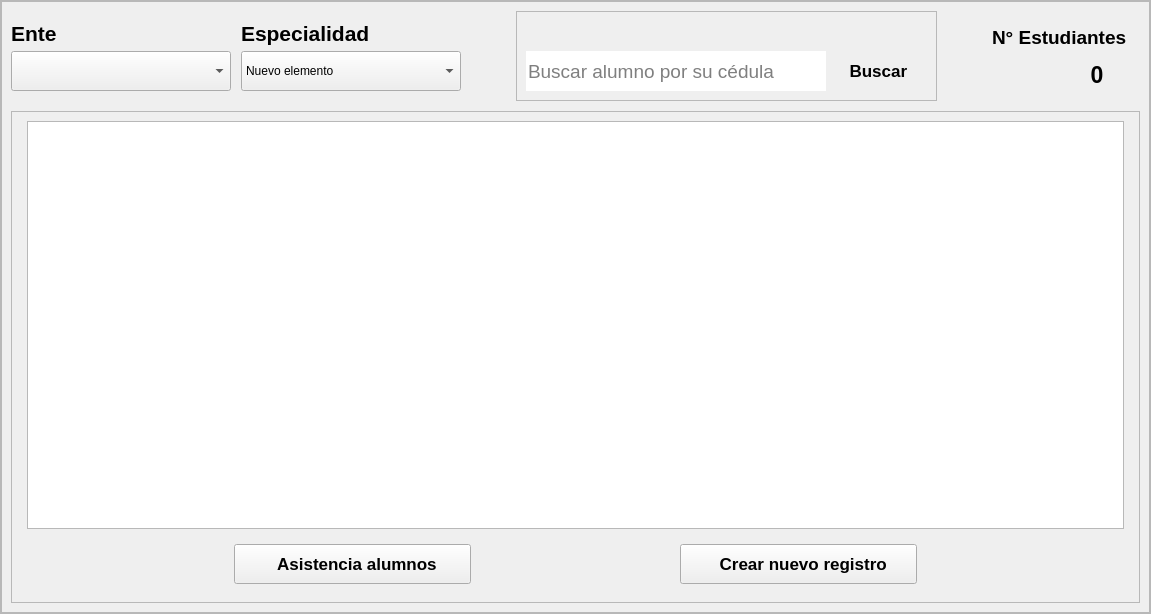
<?xml version="1.0" encoding="UTF-8"?>
<ui version="4.0">
 <class>VistaGeneralDeAlumnos</class>
 <widget class="QWidget" name="VistaGeneralDeAlumnos">
  <property name="geometry">
   <rect>
    <x>0</x>
    <y>0</y>
    <width>1151</width>
    <height>614</height>
   </rect>
  </property>
  <property name="windowTitle">
   <string>Form</string>
  </property>
  <property name="styleSheet">
   <string notr="true"/>
  </property>
  <layout class="QVBoxLayout" name="verticalLayout_3">
   <property name="spacing">
    <number>0</number>
   </property>
   <property name="leftMargin">
    <number>0</number>
   </property>
   <property name="topMargin">
    <number>0</number>
   </property>
   <property name="rightMargin">
    <number>0</number>
   </property>
   <property name="bottomMargin">
    <number>0</number>
   </property>
   <item>
    <widget class="QScrollArea" name="area_de_scroll">
     <property name="widgetResizable">
      <bool>true</bool>
     </property>
     <widget class="QWidget" name="scrollAreaWidgetContents">
      <property name="geometry">
       <rect>
        <x>0</x>
        <y>0</y>
        <width>1149</width>
        <height>612</height>
       </rect>
      </property>
      <layout class="QVBoxLayout" name="verticalLayout_5">
       <property name="spacing">
        <number>0</number>
       </property>
       <property name="leftMargin">
        <number>0</number>
       </property>
       <property name="topMargin">
        <number>0</number>
       </property>
       <property name="rightMargin">
        <number>0</number>
       </property>
       <property name="bottomMargin">
        <number>0</number>
       </property>
       <item>
        <widget class="QFrame" name="espacio_principal">
         <property name="styleSheet">
          <string notr="true"/>
         </property>
         <property name="frameShape">
          <enum>QFrame::StyledPanel</enum>
         </property>
         <property name="frameShadow">
          <enum>QFrame::Raised</enum>
         </property>
         <property name="tipo" stdset="0">
          <string>espacio_principal</string>
         </property>
         <layout class="QVBoxLayout" name="verticalLayout_4">
          <property name="spacing">
           <number>10</number>
          </property>
          <item>
           <widget class="QFrame" name="espacio_superior">
            <property name="maximumSize">
             <size>
              <width>16777215</width>
              <height>100</height>
             </size>
            </property>
            <property name="styleSheet">
             <string notr="true"/>
            </property>
            <property name="tipo" stdset="0">
             <string>espacio_form</string>
            </property>
            <layout class="QHBoxLayout" name="horizontalLayout">
             <property name="spacing">
              <number>0</number>
             </property>
             <property name="leftMargin">
              <number>0</number>
             </property>
             <property name="topMargin">
              <number>0</number>
             </property>
             <property name="rightMargin">
              <number>0</number>
             </property>
             <property name="bottomMargin">
              <number>0</number>
             </property>
             <item>
              <widget class="QFrame" name="espacio_para_las_opciones">
               <property name="sizePolicy">
                <sizepolicy hsizetype="Fixed" vsizetype="Fixed">
                 <horstretch>0</horstretch>
                 <verstretch>0</verstretch>
                </sizepolicy>
               </property>
               <property name="minimumSize">
                <size>
                 <width>461</width>
                 <height>90</height>
                </size>
               </property>
               <property name="maximumSize">
                <size>
                 <width>461</width>
                 <height>90</height>
                </size>
               </property>
               <property name="sizeIncrement">
                <size>
                 <width>0</width>
                 <height>0</height>
                </size>
               </property>
               <property name="styleSheet">
                <string notr="true"/>
               </property>
               <property name="frameShadow">
                <enum>QFrame::Plain</enum>
               </property>
               <widget class="QLabel" name="titulo_de_boton_de_opciones">
                <property name="geometry">
                 <rect>
                  <x>230</x>
                  <y>10</y>
                  <width>257</width>
                  <height>24</height>
                 </rect>
                </property>
                <property name="sizePolicy">
                 <sizepolicy hsizetype="Preferred" vsizetype="Preferred">
                  <horstretch>0</horstretch>
                  <verstretch>30</verstretch>
                 </sizepolicy>
                </property>
                <property name="minimumSize">
                 <size>
                  <width>0</width>
                  <height>0</height>
                 </size>
                </property>
                <property name="maximumSize">
                 <size>
                  <width>500</width>
                  <height>16777215</height>
                 </size>
                </property>
                <property name="font">
                 <font>
                  <family>Arial</family>
                  <pointsize>16</pointsize>
                  <weight>75</weight>
                  <bold>true</bold>
                 </font>
                </property>
                <property name="styleSheet">
                 <string notr="true"/>
                </property>
                <property name="text">
                 <string>Especialidad</string>
                </property>
                <property name="tipo" stdset="0">
                 <string>titulo_qlineedit</string>
                </property>
               </widget>
               <widget class="QComboBox" name="boton_especialidades">
                <property name="geometry">
                 <rect>
                  <x>230</x>
                  <y>40</y>
                  <width>220</width>
                  <height>40</height>
                 </rect>
                </property>
                <property name="sizePolicy">
                 <sizepolicy hsizetype="Fixed" vsizetype="Fixed">
                  <horstretch>0</horstretch>
                  <verstretch>0</verstretch>
                 </sizepolicy>
                </property>
                <property name="minimumSize">
                 <size>
                  <width>220</width>
                  <height>40</height>
                 </size>
                </property>
                <property name="maximumSize">
                 <size>
                  <width>200</width>
                  <height>16777215</height>
                 </size>
                </property>
                <property name="styleSheet">
                 <string notr="true"/>
                </property>
                <property name="editable">
                 <bool>false</bool>
                </property>
                <property name="currentText">
                 <string>Nuevo elemento</string>
                </property>
                <property name="currentIndex">
                 <number>0</number>
                </property>
                <property name="insertPolicy">
                 <enum>QComboBox::NoInsert</enum>
                </property>
                <property name="iconSize">
                 <size>
                  <width>40</width>
                  <height>40</height>
                 </size>
                </property>
                <property name="placeholderText">
                 <string/>
                </property>
                <item>
                 <property name="text">
                  <string>Nuevo elemento</string>
                 </property>
                </item>
                <item>
                 <property name="text">
                  <string>Nuevo elemento</string>
                 </property>
                </item>
                <item>
                 <property name="text">
                  <string>Nuevo elemento</string>
                 </property>
                </item>
                <item>
                 <property name="text">
                  <string>Nuevo elemento</string>
                 </property>
                </item>
               </widget>
               <widget class="QComboBox" name="boton_entidades">
                <property name="geometry">
                 <rect>
                  <x>0</x>
                  <y>40</y>
                  <width>220</width>
                  <height>40</height>
                 </rect>
                </property>
                <property name="sizePolicy">
                 <sizepolicy hsizetype="Fixed" vsizetype="Fixed">
                  <horstretch>0</horstretch>
                  <verstretch>0</verstretch>
                 </sizepolicy>
                </property>
                <property name="minimumSize">
                 <size>
                  <width>220</width>
                  <height>40</height>
                 </size>
                </property>
                <property name="maximumSize">
                 <size>
                  <width>200</width>
                  <height>16777215</height>
                 </size>
                </property>
                <property name="styleSheet">
                 <string notr="true"/>
                </property>
                <property name="editable">
                 <bool>false</bool>
                </property>
                <property name="currentText">
                 <string/>
                </property>
                <property name="currentIndex">
                 <number>-1</number>
                </property>
                <property name="insertPolicy">
                 <enum>QComboBox::NoInsert</enum>
                </property>
                <property name="iconSize">
                 <size>
                  <width>40</width>
                  <height>40</height>
                 </size>
                </property>
                <property name="placeholderText">
                 <string/>
                </property>
               </widget>
               <widget class="QLabel" name="titulo_de_boton_de_opciones_2">
                <property name="geometry">
                 <rect>
                  <x>0</x>
                  <y>10</y>
                  <width>51</width>
                  <height>24</height>
                 </rect>
                </property>
                <property name="sizePolicy">
                 <sizepolicy hsizetype="Preferred" vsizetype="Preferred">
                  <horstretch>0</horstretch>
                  <verstretch>30</verstretch>
                 </sizepolicy>
                </property>
                <property name="minimumSize">
                 <size>
                  <width>0</width>
                  <height>0</height>
                 </size>
                </property>
                <property name="maximumSize">
                 <size>
                  <width>500</width>
                  <height>16777215</height>
                 </size>
                </property>
                <property name="font">
                 <font>
                  <family>Arial</family>
                  <pointsize>16</pointsize>
                  <weight>75</weight>
                  <bold>true</bold>
                 </font>
                </property>
                <property name="styleSheet">
                 <string notr="true"/>
                </property>
                <property name="text">
                 <string>Ente</string>
                </property>
                <property name="tipo" stdset="0">
                 <string>titulo_qlineedit</string>
                </property>
               </widget>
              </widget>
             </item>
             <item>
              <spacer name="horizontalSpacer_3">
               <property name="orientation">
                <enum>Qt::Horizontal</enum>
               </property>
               <property name="sizeHint" stdset="0">
                <size>
                 <width>41</width>
                 <height>20</height>
                </size>
               </property>
              </spacer>
             </item>
             <item>
              <widget class="QFrame" name="espacio_para_barra_de_busqueda">
               <property name="sizePolicy">
                <sizepolicy hsizetype="Fixed" vsizetype="Fixed">
                 <horstretch>0</horstretch>
                 <verstretch>0</verstretch>
                </sizepolicy>
               </property>
               <property name="minimumSize">
                <size>
                 <width>421</width>
                 <height>90</height>
                </size>
               </property>
               <property name="maximumSize">
                <size>
                 <width>421</width>
                 <height>90</height>
                </size>
               </property>
               <property name="styleSheet">
                <string notr="true"/>
               </property>
               <property name="frameShape">
                <enum>QFrame::StyledPanel</enum>
               </property>
               <property name="frameShadow">
                <enum>QFrame::Raised</enum>
               </property>
               <widget class="QLineEdit" name="barra_de_busqueda">
                <property name="geometry">
                 <rect>
                  <x>10</x>
                  <y>40</y>
                  <width>300</width>
                  <height>40</height>
                 </rect>
                </property>
                <property name="minimumSize">
                 <size>
                  <width>300</width>
                  <height>40</height>
                 </size>
                </property>
                <property name="maximumSize">
                 <size>
                  <width>300</width>
                  <height>40</height>
                 </size>
                </property>
                <property name="font">
                 <font>
                  <family>Arial</family>
                  <pointsize>14</pointsize>
                  <weight>50</weight>
                  <bold>false</bold>
                 </font>
                </property>
                <property name="styleSheet">
                 <string notr="true">QLineEdit{
	border-bottom-right-radius:0px;
	border-top-right-radius:0px;
}</string>
                </property>
                <property name="alignment">
                 <set>Qt::AlignLeading|Qt::AlignLeft|Qt::AlignVCenter</set>
                </property>
                <property name="placeholderText">
                 <string>Buscar alumno por su cédula</string>
                </property>
               </widget>
               <widget class="QPushButton" name="boton_buscar">
                <property name="geometry">
                 <rect>
                  <x>310</x>
                  <y>40</y>
                  <width>100</width>
                  <height>40</height>
                 </rect>
                </property>
                <property name="sizePolicy">
                 <sizepolicy hsizetype="Minimum" vsizetype="Fixed">
                  <horstretch>20</horstretch>
                  <verstretch>20</verstretch>
                 </sizepolicy>
                </property>
                <property name="minimumSize">
                 <size>
                  <width>100</width>
                  <height>40</height>
                 </size>
                </property>
                <property name="maximumSize">
                 <size>
                  <width>100</width>
                  <height>16777215</height>
                 </size>
                </property>
                <property name="font">
                 <font>
                  <family>Arial</family>
                  <pointsize>13</pointsize>
                  <weight>75</weight>
                  <bold>true</bold>
                 </font>
                </property>
                <property name="cursor">
                 <cursorShape>PointingHandCursor</cursorShape>
                </property>
                <property name="styleSheet">
                 <string notr="true">QPushButton{
	border-bottom-left-radius:0px;
	border-top-left-radius:0px;
}</string>
                </property>
                <property name="text">
                 <string> Buscar</string>
                </property>
                <property name="icon">
                 <iconset>
                  <normaloff>../recursos_de_imagenes/iconos_de_interfaz/lupa_blanca.png</normaloff>../recursos_de_imagenes/iconos_de_interfaz/lupa_blanca.png</iconset>
                </property>
                <property name="iconSize">
                 <size>
                  <width>25</width>
                  <height>25</height>
                 </size>
                </property>
               </widget>
              </widget>
             </item>
             <item>
              <spacer name="horizontalSpacer_4">
               <property name="orientation">
                <enum>Qt::Horizontal</enum>
               </property>
               <property name="sizeHint" stdset="0">
                <size>
                 <width>40</width>
                 <height>20</height>
                </size>
               </property>
              </spacer>
             </item>
             <item>
              <widget class="QFrame" name="contador">
               <property name="sizePolicy">
                <sizepolicy hsizetype="Preferred" vsizetype="Preferred">
                 <horstretch>0</horstretch>
                 <verstretch>0</verstretch>
                </sizepolicy>
               </property>
               <property name="minimumSize">
                <size>
                 <width>160</width>
                 <height>0</height>
                </size>
               </property>
               <property name="maximumSize">
                <size>
                 <width>160</width>
                 <height>86</height>
                </size>
               </property>
               <property name="styleSheet">
                <string notr="true"/>
               </property>
               <layout class="QGridLayout" name="gridLayout">
                <item row="1" column="0" alignment="Qt::AlignHCenter">
                 <widget class="QLabel" name="imagen_contador">
                  <property name="minimumSize">
                   <size>
                    <width>40</width>
                    <height>0</height>
                   </size>
                  </property>
                  <property name="styleSheet">
                   <string notr="true"/>
                  </property>
                  <property name="text">
                   <string/>
                  </property>
                  <property name="scaledContents">
                   <bool>true</bool>
                  </property>
                  <property name="indent">
                   <number>0</number>
                  </property>
                 </widget>
                </item>
                <item row="0" column="0" colspan="2" alignment="Qt::AlignHCenter">
                 <widget class="QLabel" name="label_titulo_contador">
                  <property name="font">
                   <font>
                    <family>Arial</family>
                    <pointsize>14</pointsize>
                    <weight>75</weight>
                    <italic>false</italic>
                    <bold>true</bold>
                   </font>
                  </property>
                  <property name="styleSheet">
                   <string notr="true"/>
                  </property>
                  <property name="text">
                   <string>N° Estudiantes</string>
                  </property>
                  <property name="tipo" stdset="0">
                   <string>titulo_qlineedit</string>
                  </property>
                 </widget>
                </item>
                <item row="1" column="1" alignment="Qt::AlignHCenter">
                 <widget class="QLabel" name="label_contador">
                  <property name="minimumSize">
                   <size>
                    <width>50</width>
                    <height>0</height>
                   </size>
                  </property>
                  <property name="font">
                   <font>
                    <family>Arial</family>
                    <pointsize>17</pointsize>
                    <weight>75</weight>
                    <bold>true</bold>
                   </font>
                  </property>
                  <property name="styleSheet">
                   <string notr="true"/>
                  </property>
                  <property name="text">
                   <string>0</string>
                  </property>
                  <property name="alignment">
                   <set>Qt::AlignCenter</set>
                  </property>
                 </widget>
                </item>
               </layout>
              </widget>
             </item>
            </layout>
           </widget>
          </item>
          <item>
           <widget class="QFrame" name="espacio_central">
            <property name="styleSheet">
             <string notr="true"/>
            </property>
            <property name="frameShape">
             <enum>QFrame::StyledPanel</enum>
            </property>
            <property name="frameShadow">
             <enum>QFrame::Raised</enum>
            </property>
            <property name="tipo" stdset="0">
             <string>espacio_form</string>
            </property>
            <layout class="QGridLayout" name="gridLayout_3">
             <item row="0" column="1">
              <widget class="QTableView" name="tabla_ver_alumnos">
               <property name="styleSheet">
                <string notr="true"/>
               </property>
               <property name="autoScrollMargin">
                <number>0</number>
               </property>
               <property name="editTriggers">
                <set>QAbstractItemView::DoubleClicked</set>
               </property>
               <property name="dragDropOverwriteMode">
                <bool>false</bool>
               </property>
               <property name="alternatingRowColors">
                <bool>false</bool>
               </property>
               <property name="selectionBehavior">
                <enum>QAbstractItemView::SelectRows</enum>
               </property>
               <property name="verticalScrollMode">
                <enum>QAbstractItemView::ScrollPerItem</enum>
               </property>
               <property name="sortingEnabled">
                <bool>true</bool>
               </property>
               <property name="cornerButtonEnabled">
                <bool>false</bool>
               </property>
               <attribute name="horizontalHeaderShowSortIndicator" stdset="0">
                <bool>true</bool>
               </attribute>
              </widget>
             </item>
             <item row="1" column="0" colspan="3">
              <widget class="QFrame" name="espacio_botones">
               <property name="styleSheet">
                <string notr="true"/>
               </property>
               <layout class="QHBoxLayout" name="horizontalLayout_3">
                <item>
                 <spacer name="horizontalSpacer">
                  <property name="orientation">
                   <enum>Qt::Horizontal</enum>
                  </property>
                  <property name="sizeHint" stdset="0">
                   <size>
                    <width>183</width>
                    <height>20</height>
                   </size>
                  </property>
                 </spacer>
                </item>
                <item>
                 <widget class="QPushButton" name="boton_asistencia_alumnos">
                  <property name="sizePolicy">
                   <sizepolicy hsizetype="Fixed" vsizetype="Fixed">
                    <horstretch>0</horstretch>
                    <verstretch>0</verstretch>
                   </sizepolicy>
                  </property>
                  <property name="minimumSize">
                   <size>
                    <width>237</width>
                    <height>40</height>
                   </size>
                  </property>
                  <property name="maximumSize">
                   <size>
                    <width>250</width>
                    <height>400</height>
                   </size>
                  </property>
                  <property name="font">
                   <font>
                    <family>Arial</family>
                    <pointsize>13</pointsize>
                    <weight>75</weight>
                    <bold>true</bold>
                   </font>
                  </property>
                  <property name="cursor">
                   <cursorShape>PointingHandCursor</cursorShape>
                  </property>
                  <property name="styleSheet">
                   <string notr="true"/>
                  </property>
                  <property name="text">
                   <string>  Asistencia alumnos</string>
                  </property>
                  <property name="icon">
                   <iconset resource="../recursos_de_imagenes/recursos_de_imagenes_tela_app.qrc">
                    <normaloff>:/iconos/iconos_de_interfaz/clock-3-white.png</normaloff>:/iconos/iconos_de_interfaz/clock-3-white.png</iconset>
                  </property>
                  <property name="iconSize">
                   <size>
                    <width>26</width>
                    <height>26</height>
                   </size>
                  </property>
                 </widget>
                </item>
                <item>
                 <spacer name="horizontalSpacer_2">
                  <property name="orientation">
                   <enum>Qt::Horizontal</enum>
                  </property>
                  <property name="sizeHint" stdset="0">
                   <size>
                    <width>182</width>
                    <height>20</height>
                   </size>
                  </property>
                 </spacer>
                </item>
                <item>
                 <widget class="QPushButton" name="boton_crear_nuevo_registro">
                  <property name="sizePolicy">
                   <sizepolicy hsizetype="Fixed" vsizetype="Fixed">
                    <horstretch>0</horstretch>
                    <verstretch>0</verstretch>
                   </sizepolicy>
                  </property>
                  <property name="minimumSize">
                   <size>
                    <width>237</width>
                    <height>40</height>
                   </size>
                  </property>
                  <property name="maximumSize">
                   <size>
                    <width>250</width>
                    <height>400</height>
                   </size>
                  </property>
                  <property name="font">
                   <font>
                    <family>Arial</family>
                    <pointsize>13</pointsize>
                    <weight>75</weight>
                    <bold>true</bold>
                   </font>
                  </property>
                  <property name="cursor">
                   <cursorShape>PointingHandCursor</cursorShape>
                  </property>
                  <property name="styleSheet">
                   <string notr="true"/>
                  </property>
                  <property name="text">
                   <string>  Crear nuevo registro</string>
                  </property>
                  <property name="icon">
                   <iconset resource="../recursos_de_imagenes/recursos_de_imagenes_tela_app.qrc">
                    <normaloff>:/iconos/iconos_de_interfaz/user-round-plus-white.png</normaloff>:/iconos/iconos_de_interfaz/user-round-plus-white.png</iconset>
                  </property>
                  <property name="iconSize">
                   <size>
                    <width>26</width>
                    <height>26</height>
                   </size>
                  </property>
                 </widget>
                </item>
                <item>
                 <spacer name="horizontalSpacer_5">
                  <property name="orientation">
                   <enum>Qt::Horizontal</enum>
                  </property>
                  <property name="sizeHint" stdset="0">
                   <size>
                    <width>182</width>
                    <height>20</height>
                   </size>
                  </property>
                 </spacer>
                </item>
               </layout>
              </widget>
             </item>
            </layout>
           </widget>
          </item>
         </layout>
        </widget>
       </item>
      </layout>
     </widget>
    </widget>
   </item>
  </layout>
 </widget>
 <resources>
  <include location="../recursos_de_imagenes/recursos_de_imagenes_tela_app.qrc"/>
 </resources>
 <connections/>
</ui>
